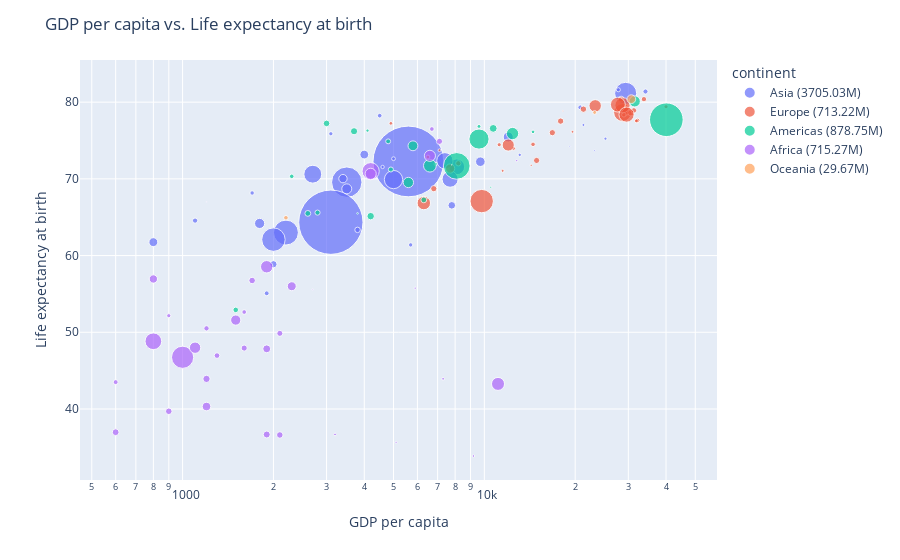

Write notebook code for a chart like this one.
### Markdown cell above
2. Perbandingan GDP per capita and Life expectancy at birth

### Code cell
# Create a bubble chart with legend labels based on continent
fig = px.scatter(df, x='  GDP per capita ', y=' Life expectancy at birth', size='  Population ',
                 color='continent', hover_name='Country', log_x=True, size_max=50,
                 labels={'continent': 'continent', 'jumlah_populasi': 'jumlah_populasi'})

# Set chart title and axis labels
fig.update_layout(title='GDP per capita vs. Life expectancy at birth',
                  xaxis_title='GDP per capita',
                  yaxis_title='Life expectancy at birth')

# Add population information to legend labels
for trace in fig.data:
    continent = trace.name
    population = df.loc[df['continent'] == continent, '  Population '].sum() / 1000000
    trace.name += f' ({population:.2f}M)'
    
fig.show()

### Figure 1 — Plotly figure (JSON) as saved in the notebook; plotly's stock layout.template omitted (floating-point values rounded to 4 significant figures)
{"data": [{"hovertemplate": "<b>%{hovertext}</b><br><br>continent=Asia<br>  GDP per capita =%{x}<br> Life expectancy at birth=%{y}<br>  Population =%{marker.size}<extra></extra>", "hovertext": ["Japan", "Saudi Arabia", "China", "Hong Kong", "Kuwait", "Malaysia", "Singapore", "Indonesia", "Thailand", "United Arab Emirates", "Qatar", "India", "Philippines", "Oman", "Iran", "Pakistan", "Syria", "Bahrain", "Uzbekistan", "Yemen", "Bangladesh", "Israel", "Jordan", "Turkmenistan", "Kazakhstan", "Tajikistan", "Laos", "Kyrgyzstan", "Armenia", "Cambodia", "Iraq", "Sri Lanka", "Cyprus", "Georgia", "Vietnam", "Lebanon", "Azerbaijan", "Turkey"], "legendgroup": "Asia", "marker": {"color": "#636efa", "size": [127417244, 26417599, 1306313812, 6898686, 2335648, 23953136, 4425720, 241973879, 65444371, 2563212, 863051, 1080264388, 87857473, 3001583, 68017860, 162419946, 18448752, 688345, 26851195, 20727063, 144319628, 6276883, 5759732, 4952081, 15185844, 7163506, 6217141, 5146281, 2982904, 13607069, 26074906, 20064776, 780133, 4677401, 83535576, 3826018, 7911974, 69660559], "sizemode": "area", "sizeref": 522500.0, "symbol": "circle"}, "mode": "markers", "name": "Asia (3705.03M)", "orientation": "v", "showlegend": true, "type": "scatter", "x": ["29400", "12000", "5600", "34200", "21300", "9700", "27800", "3500", "8100", "25200", "23200", "3100", "5000", "13100", "7700", "2200", "3400", "19200", "1800", "800", "2000", "20800", "4500", "5700", "7800", "1100", "1900", "1700", "4600", "2000", "3500", "4000", "7135", "3100", "2700", "5000", "3800", "7400"], "xaxis": "x", "y": [81.15, 75.46, 72.27, 81.39, 77.03, 72.24, 81.62, 69.57, 71.57, 75.24, 73.67, 64.35, 69.91, 73.13, 69.96, 63, 70.03, 74.23, 64.19, 61.75, 62.08, 79.32, 78.24, 61.39, 66.55, 64.56, 55.08, 68.16, 71.55, 58.87, 68.7, 73.17, 77.65, 75.88, 70.61, 72.63, 63.35, 72.36], "yaxis": "y"}, {"hovertemplate": "<b>%{hovertext}</b><br><br>continent=Europe<br>  GDP per capita =%{x}<br> Life expectancy at birth=%{y}<br>  Population =%{marker.size}<extra></extra>", "hovertext": ["Germany", "Russia", "Switzerland", "Norway", "Sweden", "Netherlands", "Belgium", "Finland", "Denmark", "Ukraine", "Bulgaria", "Slovenia", "Malta", "France", "Macedonia", "Albania", "Iceland", "Belarus", "Estonia", "Latvia", "Slovakia", "Lithuania", "Croatia", "Bosnia and Herzegovina", "Ireland", "Austria", "Romania", "Poland", "Czech Republic", "Hungary", "Greece", "Portugal", "Italy", "Spain", "United Kingdom"], "legendgroup": "Europe", "marker": {"color": "#EF553B", "size": [82431390, 143420309, 7489370, 4593041, 9001774, 16407491, 10364388, 5223442, 5432335, 47425336, 7450349, 2011070, 398534, 60656178, 2045262, 3563112, 296737, 10300483, 1332893, 2290237, 5431363, 3596617, 4495904, 4025476, 4015676, 8184691, 22329977, 38635144, 10241138, 10006835, 10668354, 10566212, 58103033, 40341462, 60441457], "sizemode": "area", "sizeref": 522500.0, "symbol": "circle"}, "mode": "markers", "name": "Europe (713.22M)", "orientation": "v", "showlegend": true, "type": "scatter", "x": ["28700", "9800", "33800", "40000", "28400", "29500", "30600", "29000", "32200", "6300", "8200", "19600", "18200", "28700", "7100", "4900", "31900", "6800", "14300", "11500", "14500", "12500", "11200", "6500", "31900", "31300", "7700", "12000", "16800", "14900", "21300", "17900", "27700", "23300", "29600"], "xaxis": "x", "y": [78.65, 67.1, 80.39, 79.4, 80.4, 78.81, 78.62, 78.35, 77.62, 66.85, 72.03, 76.14, 78.86, 79.6, 73.73, 77.24, 80.19, 68.72, 71.77, 71.05, 74.5, 73.97, 74.45, 72.85, 77.56, 78.92, 71.35, 74.41, 76.02, 72.4, 79.09, 77.53, 79.68, 79.52, 78.38], "yaxis": "y"}, {"hovertemplate": "<b>%{hovertext}</b><br><br>continent=Americas<br>  GDP per capita =%{x}<br> Life expectancy at birth=%{y}<br>  Population =%{marker.size}<extra></extra>", "hovertext": ["Canada", "Venezuela", "Brazil", "Argentina", "Chile", "Trinidad and Tobago", "Dominican Republic", "Bolivia", "Ecuador", "Honduras", "Uruguay", "Haiti", "Peru", "Paraguay", "Belize", "Guyana", "Cuba", "Panama", "Jamaica", "Nicaragua", "El Salvador", "Costa Rica", "Guatemala", "Colombia", "Mexico", "United States"], "legendgroup": "Americas", "marker": {"color": "#00cc96", "size": [32805041, 25375281, 186112794, 39537943, 15980912, 1088644, 8950034, 8857870, 13363593, 6975204, 3415920, 8121622, 27925628, 6347884, 279457, 765283, 11346670, 3039150, 2731832, 5465100, 6704932, 4016173, 14655189, 42954279, 106202903, 295734134], "sizemode": "area", "sizeref": 522500.0, "symbol": "circle"}, "mode": "markers", "name": "Americas (878.75M)", "orientation": "v", "showlegend": true, "type": "scatter", "x": ["31500", "5800", "8100", "12400", "10700", "10500", "6300", "2600", "3700", "2800", "14500", "1500", "5600", "4800", "6500", "3800", "3000", "6900", "4100", "2300", "4900", "9600", "4200", "6600", "9600", "40100"], "xaxis": "x", "y": [80.1, 74.31, 71.69, 75.91, 76.58, 68.91, 67.26, 65.5, 76.21, 65.6, 76.13, 52.92, 69.53, 74.89, 67.49, 65.5, 77.23, 71.94, 76.29, 70.33, 71.22, 76.84, 65.14, 71.72, 75.19, 77.71], "yaxis": "y"}, {"hovertemplate": "<b>%{hovertext}</b><br><br>continent=Africa<br>  GDP per capita =%{x}<br> Life expectancy at birth=%{y}<br>  Population =%{marker.size}<extra></extra>", "hovertext": ["Algeria", "Libya", "Nigeria", "Egypt", "Morocco", "Botswana", "Chad", "Mauritius", "Namibia", "Gabon", "Ghana", "Tunisia", "Sao Tome and Principe", "Angola", "Malawi", "Burundi", "Swaziland", "Seychelles", "Mozambique", "Lesotho", "Togo", "Eritrea", "Cameroon", "Benin", "Zambia", "Rwanda", "Zimbabwe", "Madagascar", "Guinea", "Kenya", "Ethiopia", "Burkina Faso", "Senegal", "Equatorial Guinea", "Uganda", "Sudan", "South Africa"], "legendgroup": "Africa", "marker": {"color": "#ab63fa", "size": [32531853, 5765563, 128771988, 77505756, 32725847, 1640115, 9826419, 1230602, 2030692, 1389201, 21029853, 10074951, 187410, 11190786, 12158924, 6370609, 1173900, 81188, 19406703, 1867035, 5681519, 4561599, 16380005, 7460025, 11261795, 8440820, 12746990, 18040341, 9467866, 33829590, 73053286, 13925313, 11126832, 535881, 27269482, 40187486, 44344136], "sizemode": "area", "sizeref": 522500.0, "symbol": "circle"}, "mode": "markers", "name": "Africa (715.27M)", "orientation": "v", "showlegend": true, "type": "scatter", "x": ["6600", "6700", "1000", "4200", "4200", "9200", "1600", "12800", "7300", "5900", "2300", "7100", "1200", "2100", "600", "600", "5100", "7800", "1200", "3200", "1600", "900", "1900", "1200", "900", "1300", "1900", "800", "2100", "1100", "800", "1200", "1700", "2700", "1500", "1900", "11100"], "xaxis": "x", "y": [73, 76.5, 46.74, 71, 70.66, 33.87, 47.94, 72.38, 43.93, 55.75, 56, 74.89, 66.99, 36.61, 36.97, 43.5, 35.65, 71.82, 40.32, 36.68, 52.64, 52.16, 47.84, 50.51, 39.7, 46.96, 36.67, 56.95, 49.86, 47.99, 48.83, 43.92, 56.75, 55.56, 51.59, 58.54, 43.27], "yaxis": "y"}, {"hovertemplate": "<b>%{hovertext}</b><br><br>continent=Oceania<br>  GDP per capita =%{x}<br> Life expectancy at birth=%{y}<br>  Population =%{marker.size}<extra></extra>", "hovertext": ["Papua New Guinea", "New Zealand", "Australia"], "legendgroup": "Oceania", "marker": {"color": "#FFA15A", "size": [5545268, 4035461, 20090437], "sizemode": "area", "sizeref": 522500.0, "symbol": "circle"}, "mode": "markers", "name": "Oceania (29.67M)", "orientation": "v", "showlegend": true, "type": "scatter", "x": ["2200", "23200", "30700"], "xaxis": "x", "y": [64.93, 78.66, 80.39], "yaxis": "y"}], "layout": {"legend": {"itemsizing": "constant", "title": {"text": "continent"}, "tracegroupgap": 0}, "margin": {"t": 60}, "title": {"text": "GDP per capita vs. Life expectancy at birth"}, "xaxis": {"anchor": "y", "domain": [0, 1], "title": {"text": "GDP per capita"}, "type": "log"}, "yaxis": {"anchor": "x", "domain": [0, 1], "title": {"text": "Life expectancy at birth"}}}}
